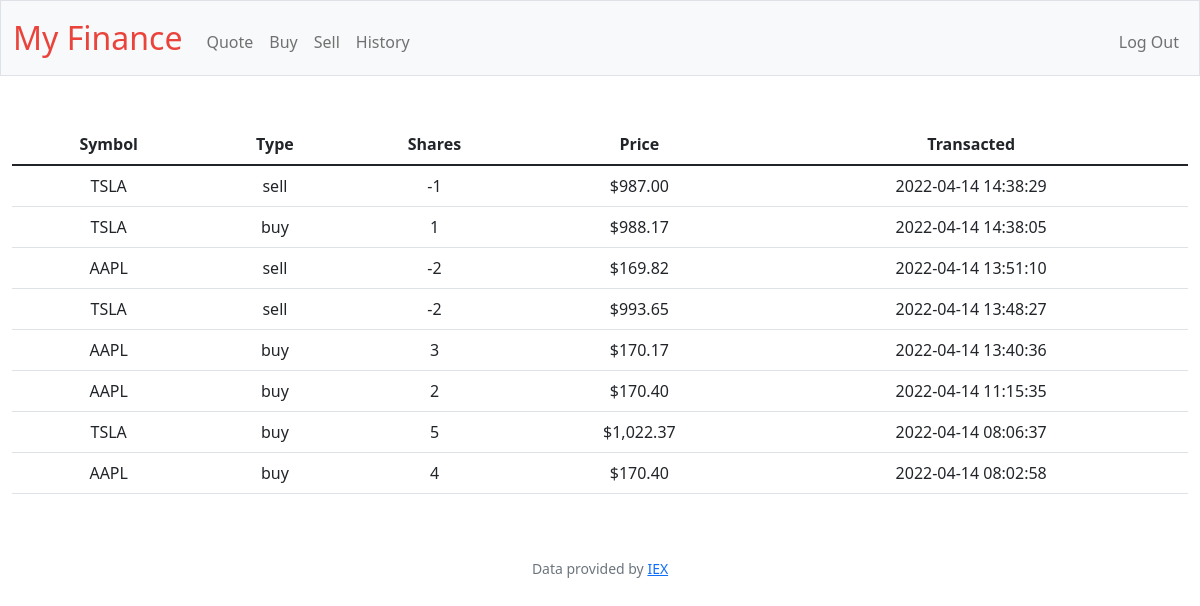
Screenshot of /history (signed in) with the database file from the repository.
### tables this page shows
CREATE TABLE transactions (
    id INTEGER PRIMARY KEY AUTOINCREMENT NOT NULL,
    user_id INTEGER NOT NULL,
    stock_name TEXT NOT NULL,
    shares INTEGER NOT NULL,
    price NUMERIC NOT NULL,
    bought_or_sold TEXT NOT NULL,
    symbol TEXT NOT NULL,
    time TIMESTAMP DEFAULT CURRENT_TIMESTAMP,
    FOREIGN KEY(user_id) REFERENCES users(id)
);

### app.py (the view)
@app.route("/history")
@login_required
def history():
    user_id = session["user_id"]
    transactions = db.execute("SELECT price, shares, bought_or_sold, symbol, time FROM transactions WHERE user_id = ? ORDER BY time desc", user_id)
    return render_template("history.html", transactions=transactions, usd=usd)

### app.py (called while the page is built)
@app.after_request
def after_request(response):
    response.headers["Cache-Control"] = "no-cache, no-store, must-revalidate"
    response.headers["Expires"] = 0
    response.headers["Pragma"] = "no-cache"
    return response

### helpers.py (called while the page is built)
def login_required(f):
    @wraps(f)
    def decorated_function(*args, **kwargs):
        if session.get("user_id") is None:
            return redirect("/login")
        return f(*args, **kwargs)
    return decorated_function

def usd(value):
    return f"${value:,.2f}"

### templates/history.html (shortened to what this page needs)
{% extends "layout.html" %}
{% block main %}
    <table class="table">
        <thead>
            <tr>
                <th>Symbol</th>
                <th>Type</th>
                <th>Shares</th>
                <th>Price</th>
                <th>Transacted</th>
            </tr>
        </thead>
        <tbody>
            {% for transaction in transactions %}
            <tr>
                <td>{{ transaction["symbol"].upper() }}</td>
                <td>{{ transaction["bought_or_sold"] }}</td>
                <td>{{ transaction["shares"] }}</td>
                <td>{{ usd(transaction["price"]) }}</td>
                <td>{{ transaction["time"] }}</td>
            </tr>
            {% endfor %}
        </tbody>
    </table>
{% endblock %}

### rows the page displays
transactions: price "$987.00"
transactions: price "$988.17"
transactions: price "$169.82"
transactions: price "$993.65"
transactions: price "$170.17"
transactions: price "$170.40"
transactions: price "$1,022.37"
transactions: price "$170.40"
